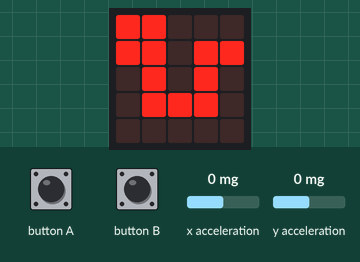
Recording of a program running on a simulated BBC micro:bit running MicroPython. Parts: the board's 5×5 LED display. Inputs (shaded band) come from the test bench; at power-on: x acceleration 0 mg, y acceleration 0 mg.

Above: at 1.2 s.
1.3 s: button A pressed for 0.15 s
At 2.5 s:
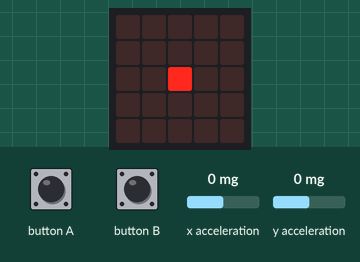
2.9 s: x acceleration set to -95 mg
4.4 s: x acceleration set to -111 mg
At 4.72 s:
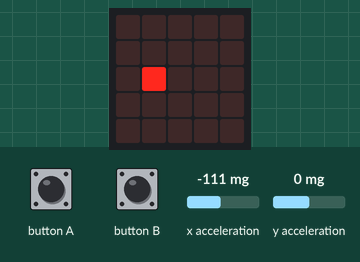
6.8 s: y acceleration set to -1440 mg
At 7.26 s:
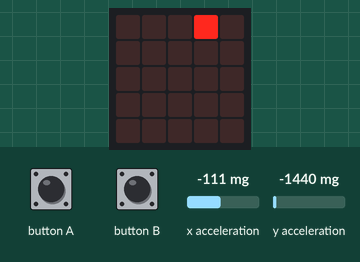
9.1 s: y acceleration set to -70 mg
At 9.54 s:
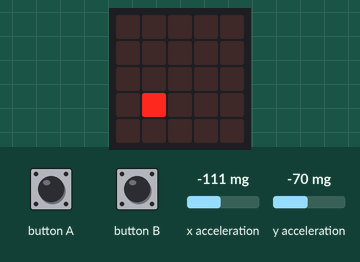
11.4 s: y acceleration set to 1440 mg
At 12.35 s:
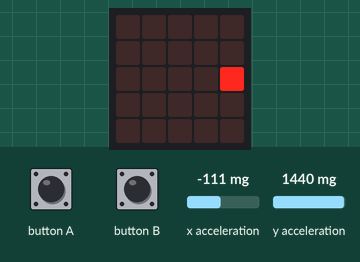
Timing chart, 0 to 14.4 s (numbered marks = the images above; inputs shaded):
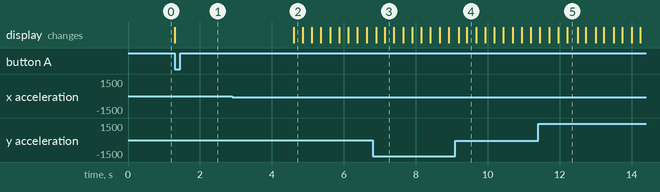

The program:

snake_3.py
```python
# tag::constants[]
from microbit import *

MIN_COORD = 0
MAX_COORD = 4
# end::constants[]

def wait_for_button():
    while not (button_a.was_pressed() or button_b.was_pressed()):
        sleep(1)

# tag::wrap[]
class Game:

    def wrap(self):
        if self.x > MAX_COORD:
            self.x = MIN_COORD
        if self.x < MIN_COORD:
            self.x = MAX_COORD
        if self.y > MAX_COORD:
            self.y = MIN_COORD
        if self.y < MIN_COORD:
            self.y = MAX_COORD
# end::wrap[]

    def reset(self):
        # Initial values
        self.x = 2
        self.y = 2

    def handle_input(self):
        acc_x = accelerometer.get_x()
        acc_y = accelerometer.get_y()

        if abs(acc_x) > abs(acc_y):
            if acc_x < -100:
                self.x -= 1
            if acc_x > 100:
                self.x += 1

        else:
            if acc_y < -100:
                self.y -= 1
            if acc_y > 100:
                self.y += 1

    def draw(self):
        display.clear()
        display.set_pixel(self.x, self.y, 9)

    def game_over(self):
        return False


game = Game() # Create our game object.
game.reset() # Reset the game state.

display.show(Image.SNAKE)
wait_for_button()

# tag::main_loop[]
while not game.game_over():
    game.handle_input()
    game.wrap()
    game.draw()
    sleep(250)
# end::main_loop[]
```

Measured:
- the behaviour switches between -100 and -101 mg on x acceleration (found by bisection; images 1 and 2)
- after the input at 1.3 s, the display: changes at once (image 1)
- after the input at 2.9 s, every drawn part: stays the same
- after the input at 4.4 s, the display: changes after 0.20 s (image 2)
- after the input at 6.8 s, the display: first changes after 0.10 s (image 3 shows a later state)
- after the input at 9.1 s, the display: first changes after 0.10 s (image 4 shows a later state)
- after the input at 11.4 s, the display: first changes after 0.05 s (image 5 shows a later state)
